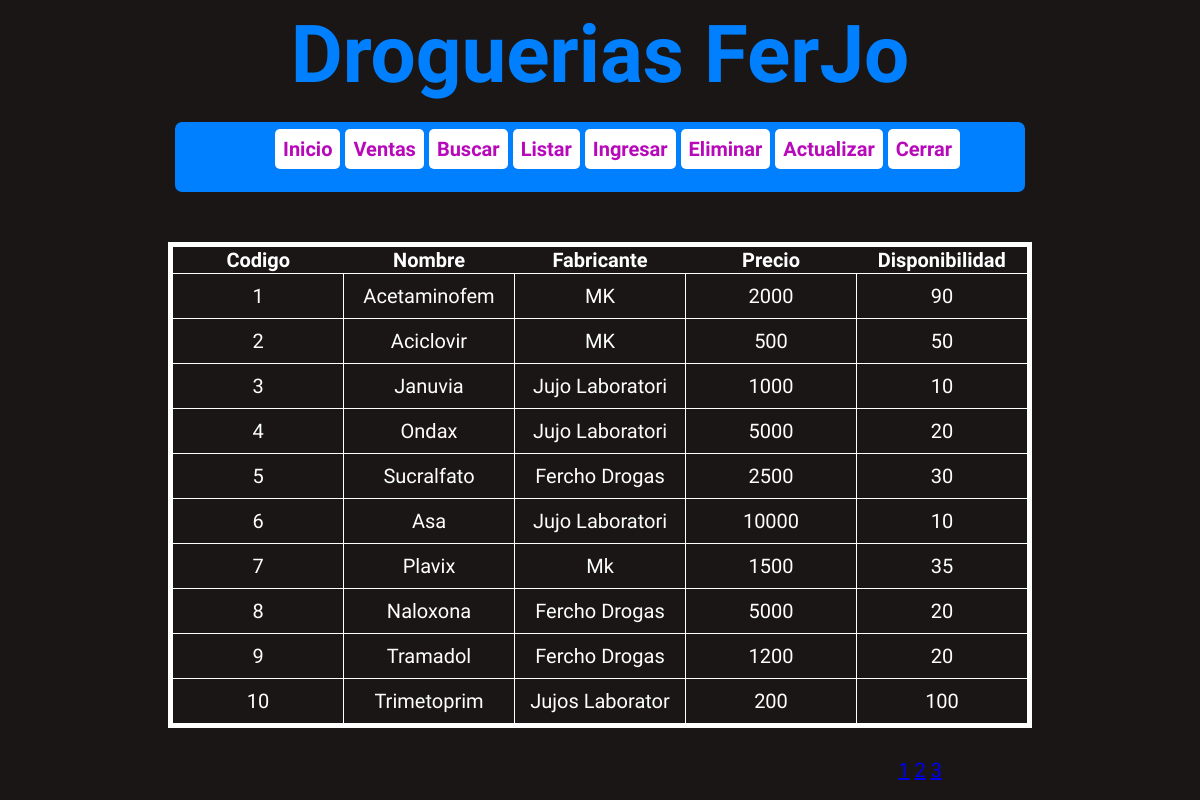
Page /listar.php (signed in) on the committed database.
### tables this page shows
CREATE TABLE `drogas` (
  `Codigo` int(15) NOT NULL,
  `Nombre` varchar(15) NOT NULL,
  `Fabricante` varchar(15) NOT NULL,
  `Presentacion` varchar(15) NOT NULL,
  `Tipo` varchar(15) NOT NULL,
  `Fecha_Vencimiento` date NOT NULL,
  `Precio` int(20) NOT NULL,
  `Disponibilidad` int(10) NOT NULL,
  `Cod_Proveedor` int(15) NOT NULL,
  `Formula` varchar(2) DEFAULT NULL
);

### listar.php (the view, shortened to what this page needs)
<!DOCTYPE html>
<html>
<head>
	<link rel="stylesheet" type="text/css" href="stylesheet.css">
</head>
<body>
<div id='Contenido'>
	<header>
		<hgroup>
		<h1><a href="index.php">Droguerias FerJo</a></h1>
		</hgroup>
		<div id='Menu'>
			<nav>
				<ul>
					<?php
					echo "<li><a href='index.php'>Inicio</a></li>";
					echo "<li><a href='ventas.php'>Ventas</a></li>";
					echo "<li><a href='buscar.php'>Buscar</a></li>";
					echo "<li><a href='listar.php'>Listar</a></li>";
					if($_SESSION["usuario_valido"] == 1){
						echo "<li><a href='insertar.php'>Ingresar</a></li>";
						echo "<li><a href='eliminar.php'>Eliminar</a></li>";
						echo "<li><a href='actualizar.php'>Actualizar</a></li>";
					}
					echo "<li><a href='cerrar.php'>Cerrar</a></li>";
					?>
				</ul>
			</nav>
		</div>
		<div>
		<?php
			require("conexion.php");
			$consulta = "SELECT Codigo, Nombre, Fabricante, Precio, Disponibilidad FROM drogas";
			$result = mysqli_query($conexion, $consulta);
			$tamano_paginas = 10;
			if(isset($_GET["pagina"])){
				$pagina = $_GET["pagina"];
			}else{
				$pagina = 1;
			}
			$numfilas = mysqli_num_rows($result);
			$totalpag = ceil($numfilas/$tamano_paginas);
			$desde = ($pagina -1)*$tamano_paginas;
			$consulta_limite ="SELECT Codigo, Nombre, Fabricante, Precio, Disponibilidad FROM drogas LIMIT $desde, $tamano_paginas";
			$result = mysqli_query($conexion, $consulta_limite);
			if(!empty($result)){
				echo "<table>";
				echo "<thead>";
				echo "<tr>";
				echo "<th>Codigo</th>";
				echo "<th>Nombre</th>";
				echo "<th>Fabricante</th>";
				echo "<th>Precio</th>";
				echo "<th>Disponibilidad</th>";
				echo "</thead>";
				echo "<tbody>";
				while($fila = mysqli_fetch_row($result)){
					echo "<tr><td>";
					echo "$fila[0] </td><td>";
					echo " $fila[1] </td><td>";
					echo "$fila[2] </td><td>";
					echo "$fila[3] </td><td>";
					echo "$fila[4]</td></td></tr>";
				}
				echo "</tbody>";
				echo "</table>";
			}else{
				echo "<h1 id = 'Error'>No hay drogas en el inventario</h1>";
			}
		?>
		</div>
		<div id='Paginacion'>
		<?php
			for($i = 1; $i <= $totalpag; $i++){
				echo "<a href='?pagina=" . $i . "'>" . $i . "</a>  ";
			}
		?>
		</div>
	</header>
</div>
</body>
</html>

### stylesheet.css (style rules this page uses)
body { background-color: #1A1616; font-family: 'Gloria Hallelujah', cursive; font-size: 20px; color: #FFF; }
header hgroup h1 { font-size: 80px; color: #0080FF; margin: 0 auto; font-family: 'Ranga', cursive; }
header hgroup h1 a { text-decoration: none; color: #0080FF; }
#Contenido { text-align: center; }
#Menu { margin: 0 auto; background-color: #0080FF; border-radius: 7px; width: 850px; height: 70px; }
nav ul { list-style-type: none; }
nav ul li { display: inline-block; margin-top: 7px; margin-right: 5px; cursor: pointer; border-radius: 5px; background-color: white; padding: 8px; font-weight: bold; transition: all 0.5s linear; -webkit-transition: all 0.5s linear; -o-transition: all 0.5s linear; -moz-transition: all 0.5s linea }
nav ul li a { text-decoration: none; color: #b709ba; }
table { margin: 0 auto; margin-top: 50px; border: 5px solid white; border-collapse: collapse; text-align: center; }
table td { border-radius: 7px; border: 1px solid white; padding: 10px; width: 150px; }
#Paginacion { margin-top: 30px; margin-right: 250px; text-align: right; }

### rows in the picture
drogas: Codigo "1", Nombre "Acetaminofem", Fabricante "MK", Precio "2000", Disponibilidad "90"
drogas: Codigo "2", Nombre "Aciclovir", Fabricante "MK", Precio "500", Disponibilidad "50"
drogas: Codigo "3", Nombre "Januvia", Fabricante "Jujo Laboratori", Precio "1000", Disponibilidad "10"
drogas: Codigo "4", Nombre "Ondax", Fabricante "Jujo Laboratori", Precio "5000", Disponibilidad "20"
drogas: Codigo "5", Nombre "Sucralfato", Fabricante "Fercho Drogas", Precio "2500", Disponibilidad "30"
drogas: Codigo "6", Nombre "Asa", Fabricante "Jujo Laboratori", Precio "10000", Disponibilidad "10"
drogas: Codigo "7", Nombre "Plavix", Fabricante "Mk", Precio "1500", Disponibilidad "35"
drogas: Codigo "8", Nombre "Naloxona", Fabricante "Fercho Drogas", Precio "5000", Disponibilidad "20"
drogas: Codigo "9", Nombre "Tramadol", Fabricante "Fercho Drogas", Precio "1200", Disponibilidad "20"
drogas: Codigo "10", Nombre "Trimetoprim", Fabricante "Jujos Laborator", Precio "200", Disponibilidad "100"
